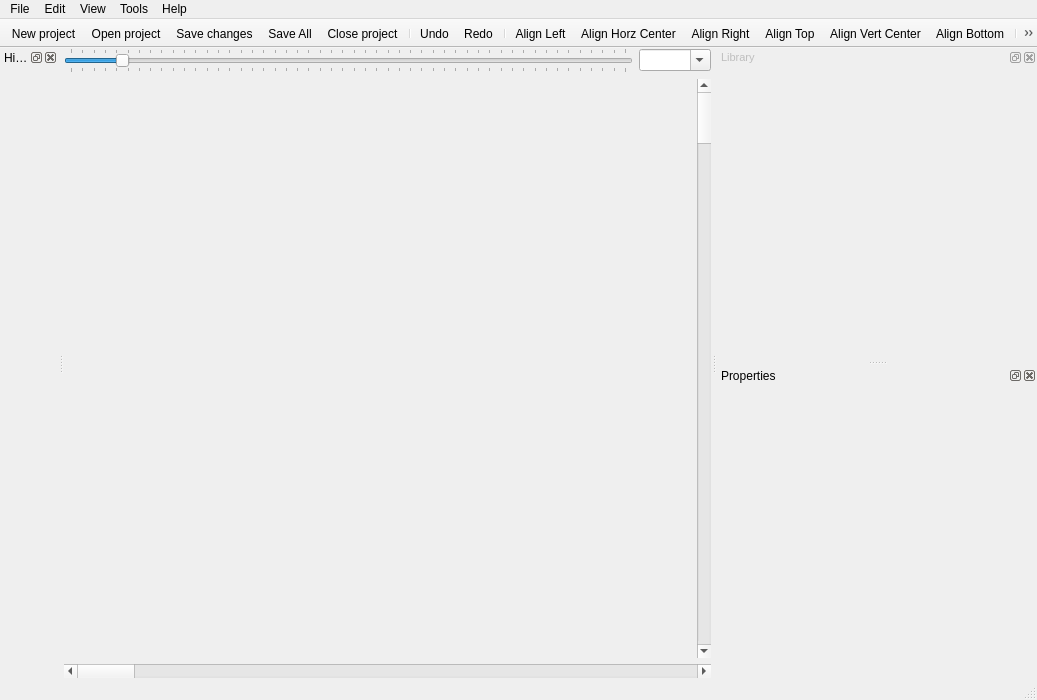
<?xml version="1.0" encoding="UTF-8"?>
<ui version="4.0">
 <class>MainWindow</class>
 <widget class="QMainWindow" name="MainWindow">
  <property name="geometry">
   <rect>
    <x>0</x>
    <y>0</y>
    <width>1037</width>
    <height>700</height>
   </rect>
  </property>
  <property name="sizePolicy">
   <sizepolicy hsizetype="Preferred" vsizetype="Preferred">
    <horstretch>0</horstretch>
    <verstretch>0</verstretch>
   </sizepolicy>
  </property>
  <property name="minimumSize">
   <size>
    <width>960</width>
    <height>700</height>
   </size>
  </property>
  <property name="windowTitle">
   <string>MainWindow</string>
  </property>
  <widget class="QWidget" name="centralWidget">
   <layout class="QVBoxLayout" name="verticalLayout">
    <property name="margin">
     <number>0</number>
    </property>
    <item>
     <layout class="QVBoxLayout" name="verticalLayout_2">
      <item>
       <layout class="QHBoxLayout" name="horizontalLayout">
        <item>
         <widget class="ScaleSlider" name="scaleSlider">
          <property name="minimum">
           <number>1</number>
          </property>
          <property name="value">
           <number>10</number>
          </property>
          <property name="orientation">
           <enum>Qt::Horizontal</enum>
          </property>
          <property name="tickPosition">
           <enum>QSlider::TicksBothSides</enum>
          </property>
          <property name="tickInterval">
           <number>2</number>
          </property>
         </widget>
        </item>
        <item>
         <widget class="QComboBox" name="scaleCombo">
          <property name="editable">
           <bool>true</bool>
          </property>
          <property name="maxVisibleItems">
           <number>12</number>
          </property>
         </widget>
        </item>
       </layout>
      </item>
     </layout>
    </item>
    <item>
     <layout class="QVBoxLayout" name="verticalLayout_4">
      <item>
       <layout class="QHBoxLayout" name="horizontalLayout_2">
        <item>
         <widget class="DavaGLWidget" name="davaGlWidget" native="true"/>
        </item>
        <item>
         <widget class="QScrollBar" name="verticalScrollBar">
          <property name="orientation">
           <enum>Qt::Vertical</enum>
          </property>
         </widget>
        </item>
       </layout>
      </item>
      <item>
       <widget class="QScrollBar" name="horizontalScrollBar">
        <property name="orientation">
         <enum>Qt::Horizontal</enum>
        </property>
       </widget>
      </item>
     </layout>
    </item>
   </layout>
  </widget>
  <widget class="QDockWidget" name="hierarchyDockWidget">
   <property name="windowTitle">
    <string>Hierarchy Tree</string>
   </property>
   <attribute name="dockWidgetArea">
    <number>1</number>
   </attribute>
   <widget class="HierarchyTreeWidget" name="hierarchyDockWidgetContents">
    <layout class="QVBoxLayout" name="verticalLayout_3"/>
   </widget>
  </widget>
  <widget class="QDockWidget" name="libraryDockWidget">
   <property name="enabled">
    <bool>false</bool>
   </property>
   <property name="minimumSize">
    <size>
     <width>320</width>
     <height>300</height>
    </size>
   </property>
   <property name="font">
    <font>
     <pointsize>8</pointsize>
     <weight>50</weight>
     <bold>false</bold>
    </font>
   </property>
   <property name="windowTitle">
    <string>Library</string>
   </property>
   <attribute name="dockWidgetArea">
    <number>2</number>
   </attribute>
   <widget class="QWidget" name="propertiesWidgetContent">
    <property name="geometry">
     <rect>
      <x>0</x>
      <y>0</y>
      <width>100</width>
      <height>30</height>
     </rect>
    </property>
    <layout class="QVBoxLayout" name="verticalLayout_5">
     <item>
      <layout class="QVBoxLayout" name="propertiesWidgetLayout"/>
     </item>
    </layout>
   </widget>
   <widget class="LibraryWidget" name="dockWidgetContents_2"/>
  </widget>
  <widget class="QMenuBar" name="menuBar">
   <property name="geometry">
    <rect>
     <x>0</x>
     <y>0</y>
     <width>1037</width>
     <height>22</height>
    </rect>
   </property>
   <widget class="QMenu" name="menuFile">
    <property name="title">
     <string>File</string>
    </property>
    <widget class="QMenu" name="menuProject">
     <property name="title">
      <string>Project</string>
     </property>
     <addaction name="actionNew_platform"/>
     <addaction name="actionNew_screen"/>
     <addaction name="actionNew_aggregator"/>
    </widget>
    <addaction name="actionNew_project"/>
    <addaction name="actionSave_project"/>
    <addaction name="actionSave_All"/>
    <addaction name="actionOpen_project"/>
    <addaction name="actionClose_project"/>
    <addaction name="separator"/>
    <addaction name="menuProject"/>
    <addaction name="separator"/>
    <addaction name="actionExit"/>
   </widget>
   <widget class="QMenu" name="menuView">
    <property name="title">
     <string>View</string>
    </property>
   </widget>
   <widget class="QMenu" name="menuTools">
    <property name="title">
     <string>Tools</string>
    </property>
    <addaction name="actionFontManager"/>
    <addaction name="actionLocalizationManager"/>
   </widget>
   <widget class="QMenu" name="menuHelp">
    <property name="contextMenuPolicy">
     <enum>Qt::ActionsContextMenu</enum>
    </property>
    <property name="title">
     <string>Help</string>
    </property>
    <addaction name="actionHelp"/>
   </widget>
   <widget class="QMenu" name="menu">
    <property name="title">
     <string>Edit</string>
    </property>
    <addaction name="actionUndo"/>
    <addaction name="actionRedo"/>
   </widget>
   <addaction name="menuFile"/>
   <addaction name="menu"/>
   <addaction name="menuView"/>
   <addaction name="menuTools"/>
   <addaction name="menuHelp"/>
  </widget>
  <widget class="QToolBar" name="toolBar">
   <property name="windowTitle">
    <string>toolBar</string>
   </property>
   <property name="movable">
    <bool>false</bool>
   </property>
   <property name="iconSize">
    <size>
     <width>16</width>
     <height>16</height>
    </size>
   </property>
   <property name="toolButtonStyle">
    <enum>Qt::ToolButtonIconOnly</enum>
   </property>
   <attribute name="toolBarArea">
    <enum>TopToolBarArea</enum>
   </attribute>
   <attribute name="toolBarBreak">
    <bool>false</bool>
   </attribute>
   <addaction name="actionNew_project"/>
   <addaction name="actionOpen_project"/>
   <addaction name="actionSave_project"/>
   <addaction name="actionSave_All"/>
   <addaction name="actionClose_project"/>
   <addaction name="separator"/>
   <addaction name="actionUndo"/>
   <addaction name="actionRedo"/>
   <addaction name="separator"/>
   <addaction name="actionAlign_Left"/>
   <addaction name="actionAlign_Horz_Center"/>
   <addaction name="actionAlign_Right"/>
   <addaction name="actionAlign_Top"/>
   <addaction name="actionAlign_Vert_Center"/>
   <addaction name="actionAlign_Bottom"/>
   <addaction name="separator"/>
   <addaction name="actionAdjustControlSize"/>
   <addaction name="separator"/>
   <addaction name="actionEqualBetweenLeftEdges"/>
   <addaction name="actionEqualBetweenXCenters"/>
   <addaction name="actionEqualBetweenRightEdges"/>
   <addaction name="actionEqualBetweenXObjects"/>
   <addaction name="actionEqualBetweenTopEdges"/>
   <addaction name="actionEqualBetweenYCenters"/>
   <addaction name="actionEqualBetweenBottomEdges"/>
   <addaction name="actionEqualBetweenYObjects"/>
   <addaction name="separator"/>
   <addaction name="actionRepack_And_Reload"/>
   <addaction name="actionPixelized"/>
  </widget>
  <widget class="QStatusBar" name="statusBar"/>
  <widget class="QDockWidget" name="propertiesDockWidget">
   <property name="minimumSize">
    <size>
     <width>320</width>
     <height>300</height>
    </size>
   </property>
   <property name="windowTitle">
    <string>Properties</string>
   </property>
   <attribute name="dockWidgetArea">
    <number>2</number>
   </attribute>
   <widget class="PropertyGridContainerWidget" name="propertiesDockWidgetContents"/>
  </widget>
  <action name="actionOpen_project">
   <property name="enabled">
    <bool>true</bool>
   </property>
   <property name="icon">
    <iconset resource="../Data/icons.qrc">
     <normaloff>:/Icons/openproject.png</normaloff>:/Icons/openproject.png</iconset>
   </property>
   <property name="text">
    <string>Open project</string>
   </property>
   <property name="toolTip">
    <string>Open project</string>
   </property>
   <property name="shortcut">
    <string>Ctrl+O</string>
   </property>
   <property name="shortcutContext">
    <enum>Qt::ApplicationShortcut</enum>
   </property>
   <property name="visible">
    <bool>true</bool>
   </property>
  </action>
  <action name="actionExit">
   <property name="text">
    <string>Exit</string>
   </property>
   <property name="shortcut">
    <string>Ctrl+Q</string>
   </property>
   <property name="shortcutContext">
    <enum>Qt::ApplicationShortcut</enum>
   </property>
  </action>
  <action name="actionNew_project">
   <property name="icon">
    <iconset resource="../Data/icons.qrc">
     <normaloff>:/Icons/newscene.png</normaloff>:/Icons/newscene.png</iconset>
   </property>
   <property name="text">
    <string>New project</string>
   </property>
   <property name="shortcut">
    <string>Ctrl+N</string>
   </property>
   <property name="shortcutContext">
    <enum>Qt::ApplicationShortcut</enum>
   </property>
  </action>
  <action name="actionHierarchy">
   <property name="checkable">
    <bool>true</bool>
   </property>
   <property name="text">
    <string>Hierarchy tree</string>
   </property>
  </action>
  <action name="actionLibrary">
   <property name="checkable">
    <bool>true</bool>
   </property>
   <property name="checked">
    <bool>false</bool>
   </property>
   <property name="text">
    <string>Library</string>
   </property>
  </action>
  <action name="actionProperties">
   <property name="checkable">
    <bool>true</bool>
   </property>
   <property name="text">
    <string>Properties</string>
   </property>
  </action>
  <action name="actionFontManager">
   <property name="text">
    <string>Font Manager</string>
   </property>
  </action>
  <action name="actionClose_project">
   <property name="icon">
    <iconset resource="../Data/icons.qrc">
     <normaloff>:/Icons/101.png</normaloff>:/Icons/101.png</iconset>
   </property>
   <property name="text">
    <string>Close project</string>
   </property>
   <property name="toolTip">
    <string>Close project</string>
   </property>
   <property name="shortcut">
    <string>Ctrl+W</string>
   </property>
   <property name="shortcutContext">
    <enum>Qt::ApplicationShortcut</enum>
   </property>
  </action>
  <action name="actionLocalizationManager">
   <property name="text">
    <string>Localization Manager</string>
   </property>
  </action>
  <action name="actionSave_project">
   <property name="icon">
    <iconset resource="../Data/icons.qrc">
     <normaloff>:/Icons/savescene.png</normaloff>:/Icons/savescene.png</iconset>
   </property>
   <property name="text">
    <string>Save changes</string>
   </property>
   <property name="toolTip">
    <string>Save changes</string>
   </property>
   <property name="shortcut">
    <string>Ctrl+S</string>
   </property>
   <property name="shortcutContext">
    <enum>Qt::ApplicationShortcut</enum>
   </property>
  </action>
  <action name="actionHelp">
   <property name="icon">
    <iconset resource="../Data/icons.qrc">
     <normaloff>:/Icons/help.png</normaloff>:/Icons/help.png</iconset>
   </property>
   <property name="text">
    <string>UI Editor Help</string>
   </property>
   <property name="shortcut">
    <string>F1</string>
   </property>
   <property name="shortcutContext">
    <enum>Qt::ApplicationShortcut</enum>
   </property>
  </action>
  <action name="actionUndo">
   <property name="icon">
    <iconset resource="../Data/icons.qrc">
     <normaloff>:/Icons/118.png</normaloff>:/Icons/118.png</iconset>
   </property>
   <property name="text">
    <string>Undo</string>
   </property>
   <property name="shortcut">
    <string>Ctrl+Z</string>
   </property>
   <property name="shortcutContext">
    <enum>Qt::ApplicationShortcut</enum>
   </property>
  </action>
  <action name="actionRedo">
   <property name="icon">
    <iconset resource="../Data/icons.qrc">
     <normaloff>:/Icons/117.png</normaloff>:/Icons/117.png</iconset>
   </property>
   <property name="text">
    <string>Redo</string>
   </property>
   <property name="shortcut">
    <string>Ctrl+Shift+Z</string>
   </property>
   <property name="shortcutContext">
    <enum>Qt::ApplicationShortcut</enum>
   </property>
  </action>
  <action name="actionNew_platform">
   <property name="icon">
    <iconset resource="../Data/icons.qrc">
     <normaloff>:/Icons/079.png</normaloff>:/Icons/079.png</iconset>
   </property>
   <property name="text">
    <string>New platform</string>
   </property>
  </action>
  <action name="actionNew_screen">
   <property name="icon">
    <iconset resource="../Data/icons.qrc">
     <normaloff>:/Icons/068.png</normaloff>:/Icons/068.png</iconset>
   </property>
   <property name="text">
    <string>New screen</string>
   </property>
  </action>
  <action name="actionZoomIn">
   <property name="text">
    <string>Zoom In</string>
   </property>
   <property name="shortcut">
    <string>Ctrl++</string>
   </property>
   <property name="shortcutContext">
    <enum>Qt::ApplicationShortcut</enum>
   </property>
   <property name="visible">
    <bool>true</bool>
   </property>
  </action>
  <action name="actionZoomOut">
   <property name="text">
    <string>Zoom Out</string>
   </property>
   <property name="shortcut">
    <string>Ctrl+-</string>
   </property>
   <property name="shortcutContext">
    <enum>Qt::ApplicationShortcut</enum>
   </property>
   <property name="visible">
    <bool>true</bool>
   </property>
  </action>
  <action name="actionNew_aggregator">
   <property name="icon">
    <iconset resource="../Data/icons.qrc">
     <normaloff>:/Icons/170.png</normaloff>:/Icons/170.png</iconset>
   </property>
   <property name="text">
    <string>New aggregator</string>
   </property>
  </action>
  <action name="actionSave_All">
   <property name="icon">
    <iconset resource="../Data/icons.qrc">
     <normaloff>:/Icons/savesceneall.png</normaloff>:/Icons/savesceneall.png</iconset>
   </property>
   <property name="text">
    <string>Save All</string>
   </property>
  </action>
  <action name="actionImport_Platform">
   <property name="icon">
    <iconset resource="../Data/icons.qrc">
     <normaloff>:/Icons/079import.png</normaloff>:/Icons/079import.png</iconset>
   </property>
   <property name="text">
    <string>Import Platform</string>
   </property>
   <property name="toolTip">
    <string>Import existing platform</string>
   </property>
  </action>
  <action name="actionAlign_Left">
   <property name="icon">
    <iconset resource="../Data/icons.qrc">
     <normaloff>:/Icons/align_left.png</normaloff>:/Icons/align_left.png</iconset>
   </property>
   <property name="text">
    <string>Align Left</string>
   </property>
   <property name="toolTip">
    <string>Align Left</string>
   </property>
  </action>
  <action name="actionAlign_Horz_Center">
   <property name="icon">
    <iconset resource="../Data/icons.qrc">
     <normaloff>:/Icons/align_hcenter.png</normaloff>:/Icons/align_hcenter.png</iconset>
   </property>
   <property name="text">
    <string>Align Horz Center</string>
   </property>
   <property name="toolTip">
    <string>Align Horizontal Center</string>
   </property>
  </action>
  <action name="actionAlign_Right">
   <property name="icon">
    <iconset resource="../Data/icons.qrc">
     <normaloff>:/Icons/align_right.png</normaloff>:/Icons/align_right.png</iconset>
   </property>
   <property name="text">
    <string>Align Right</string>
   </property>
  </action>
  <action name="actionAlign_Top">
   <property name="icon">
    <iconset resource="../Data/icons.qrc">
     <normaloff>:/Icons/align_top.png</normaloff>:/Icons/align_top.png</iconset>
   </property>
   <property name="text">
    <string>Align Top</string>
   </property>
  </action>
  <action name="actionAlign_Vert_Center">
   <property name="icon">
    <iconset resource="../Data/icons.qrc">
     <normaloff>:/Icons/align_vcenter.png</normaloff>:/Icons/align_vcenter.png</iconset>
   </property>
   <property name="text">
    <string>Align Vert Center</string>
   </property>
  </action>
  <action name="actionAlign_Bottom">
   <property name="icon">
    <iconset resource="../Data/icons.qrc">
     <normaloff>:/Icons/align_bottom.png</normaloff>:/Icons/align_bottom.png</iconset>
   </property>
   <property name="text">
    <string>Align Bottom</string>
   </property>
  </action>
  <action name="actionEqualBetweenLeftEdges">
   <property name="icon">
    <iconset>
     <normalon>:/Icons/distribute_horizontal_left.png</normalon>
    </iconset>
   </property>
   <property name="text">
    <string>Eq Left</string>
   </property>
   <property name="toolTip">
    <string>Equal Distance between Left Edges</string>
   </property>
  </action>
  <action name="actionEqualBetweenXCenters">
   <property name="icon">
    <iconset resource="../Data/icons.qrc">
     <normaloff>:/Icons/distribute_horizontal_center.png</normaloff>:/Icons/distribute_horizontal_center.png</iconset>
   </property>
   <property name="text">
    <string>Eq X Centers</string>
   </property>
  </action>
  <action name="actionEqualBetweenRightEdges">
   <property name="icon">
    <iconset>
     <normalon>:/Icons/distribute_horizontal_right.png</normalon>
    </iconset>
   </property>
   <property name="text">
    <string>Eq Right</string>
   </property>
  </action>
  <action name="actionEqualBetweenXObjects">
   <property name="icon">
    <iconset>
     <normalon>:/Icons/distribute_horizontal_gaps.png</normalon>
    </iconset>
   </property>
   <property name="text">
    <string>Eq X</string>
   </property>
  </action>
  <action name="actionEqualBetweenTopEdges">
   <property name="icon">
    <iconset>
     <normalon>:/Icons/distribute_vertical_top.png</normalon>
    </iconset>
   </property>
   <property name="text">
    <string>Eq Top</string>
   </property>
  </action>
  <action name="actionEqualBetweenYCenters">
   <property name="icon">
    <iconset>
     <normalon>:/Icons/distribute_vertical_center.png</normalon>
    </iconset>
   </property>
   <property name="text">
    <string>Eq Y Centers</string>
   </property>
  </action>
  <action name="actionEqualBetweenBottomEdges">
   <property name="icon">
    <iconset>
     <normalon>:/Icons/distribute_vertical_bottom.png</normalon>
    </iconset>
   </property>
   <property name="text">
    <string>Eq Bottom</string>
   </property>
  </action>
  <action name="actionEqualBetweenYObjects">
   <property name="icon">
    <iconset>
     <normalon>:/Icons/distribute_vertical_gaps.png</normalon>
    </iconset>
   </property>
   <property name="text">
    <string>Eq Y</string>
   </property>
  </action>
  <action name="actionRepack_And_Reload">
   <property name="icon">
    <iconset resource="../Data/icons.qrc">
     <normaloff>:/Icons/reloadtextures.png</normaloff>:/Icons/reloadtextures.png</iconset>
   </property>
   <property name="text">
    <string>Repack And Reload</string>
   </property>
   <property name="toolTip">
    <string>Repack and reload sprites</string>
   </property>
  </action>
  <action name="actionAdjustControlSize">
   <property name="icon">
    <iconset resource="../Data/icons.qrc">
     <normaloff>:/Icons/adjust_size.png</normaloff>:/Icons/adjust_size.png</iconset>
   </property>
   <property name="text">
    <string>Adjust control size</string>
   </property>
   <property name="toolTip">
    <string>Adjust control size to fit its sprite size</string>
   </property>
  </action>
  <action name="actionPixelized">
   <property name="checkable">
    <bool>true</bool>
   </property>
   <property name="icon">
    <iconset resource="../Data/icons.qrc">
     <normaloff>:/Icons/pixelated.png</normaloff>:/Icons/pixelated.png</iconset>
   </property>
   <property name="text">
    <string>Pixelized</string>
   </property>
   <property name="toolTip">
    <string>Pixelized/Smooth Graphics</string>
   </property>
  </action>
 </widget>
 <layoutdefault spacing="6" margin="11"/>
 <customwidgets>
  <customwidget>
   <class>HierarchyTreeWidget</class>
   <extends>QWidget</extends>
   <header>HierarchyTreeWidget.h</header>
   <container>1</container>
  </customwidget>
  <customwidget>
   <class>DavaGLWidget</class>
   <extends>QWidget</extends>
   <header>davaglwidget.h</header>
   <container>1</container>
  </customwidget>
  <customwidget>
   <class>LibraryWidget</class>
   <extends>QWidget</extends>
   <header>librarywidget.h</header>
   <container>1</container>
  </customwidget>
  <customwidget>
   <class>PropertyGridContainerWidget</class>
   <extends>QWidget</extends>
   <header>propertygridcontainerwidget.h</header>
   <container>1</container>
  </customwidget>
  <customwidget>
   <class>ScaleSlider</class>
   <extends>QSlider</extends>
   <header>ScaleSlider.h</header>
  </customwidget>
 </customwidgets>
 <resources>
  <include location="../Data/icons.qrc"/>
 </resources>
 <connections/>
</ui>
